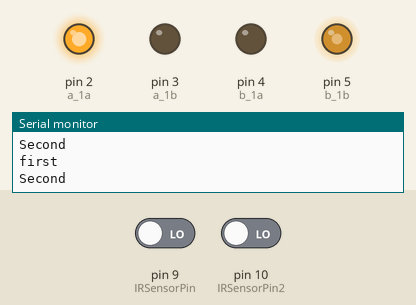
Bench run of a sketch on a simulated Arduino Uno, built with avr-gcc and run on an emulated ATmega328P. On the bench: output pins drawn as LEDs (lit = HIGH), the last lines printed to the serial monitor. The test bench sets the inputs (shaded band); at power-on: pin 9 (IRSensorPin) LOW, pin 10 (IRSensorPin2) LOW.

Above: at 1.2 s.
1.3 s: pin 9 (IRSensorPin) driven HIGH
At 2.5 s:
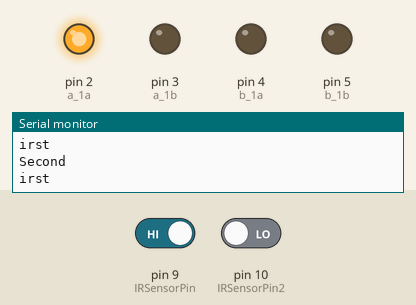
2.8 s: pin 10 (IRSensorPin2) driven HIGH
At 3.6 s:
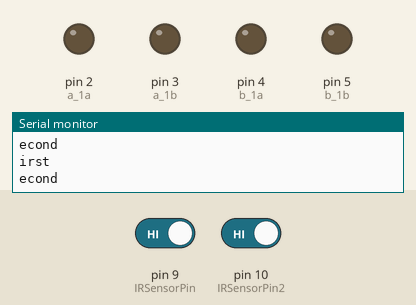
4.3 s: pin 9 (IRSensorPin) driven LOW
At 4.9 s:
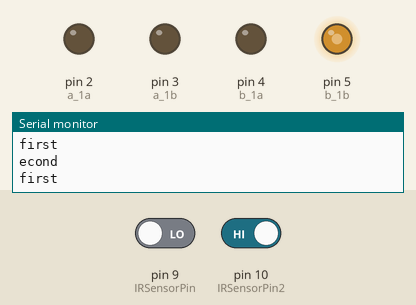
5.8 s: pin 10 (IRSensorPin2) driven LOW
At 7.2 s:
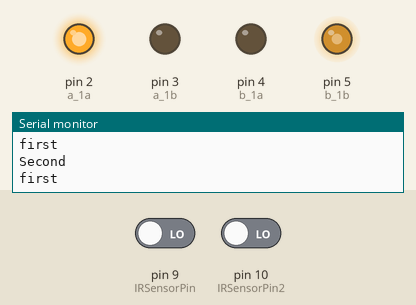
Timing chart, 0 to 8.8 s (numbered marks = the images above; inputs shaded):
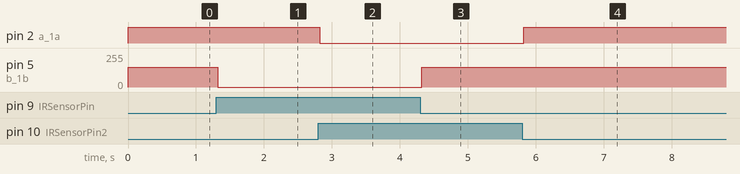

Measured:
- after the input at 1.3 s, pin 5 (b_1b): 150/255 → 0/255 at once
- after the input at 2.8 s, pin 2 (a_1a): HIGH → LOW at once
- after the input at 4.3 s, pin 5 (b_1b): 0/255 → 150/255 at once
- after the input at 5.8 s, pin 2 (a_1a): LOW → HIGH at once

The sketch:

follow_line.ino
```cpp
//code for follow line.

//left wheel
int a_1a = 2;
int a_1b = 3;

//right wheel
int b_1a = 4;
int b_1b = 5;

//sensors
int IRSensorPin = 9;
int IRSensorPin2 = 10;

//speed
int speed = 150;

  int sensorStatus =digitalRead(IRSensorPin);

  int sensorStatus2 = digitalRead(IRSensorPin2);

void setup() {
  Serial.begin(9600);
  pinMode(a_1a, OUTPUT);
  pinMode(a_1b, OUTPUT);
  pinMode(b_1a, OUTPUT);
  pinMode(b_1b, OUTPUT);

}

void loop() {
  int sensorStatus  =digitalRead(IRSensorPin);

  int sensorStatus2 = digitalRead(IRSensorPin2);

  Serial.println("first" + sensorStatus);
  Serial.println("Second" + sensorStatus2);


  if(sensorStatus == 1 && sensorStatus2 == 0) {
    left();
  }else if(sensorStatus2 == 1 && sensorStatus == 0) {
    right();
  }else if(sensorStatus == 1 && sensorStatus2 == 1){
      stop();
  }else{
    forward();
  }
}
//functions for movement.
void forward(){
  analogWrite(a_1a, speed);
  analogWrite(a_1b, LOW);
  analogWrite(b_1a, LOW);
  analogWrite(b_1b, speed);
}

void right(){
  analogWrite(a_1a, LOW);
  analogWrite(a_1b, LOW);

  analogWrite(b_1a, LOW);
  analogWrite(b_1b, speed);
}

void left(){
  analogWrite(a_1a, speed);
  analogWrite(a_1b, LOW);

  analogWrite(b_1a, LOW);
  analogWrite(b_1b, LOW);
}

void stop() {
  analogWrite(a_1a, LOW);
  analogWrite(a_1b, LOW);
  analogWrite(b_1a, LOW);
  analogWrite(b_1b, LOW);
}
```
